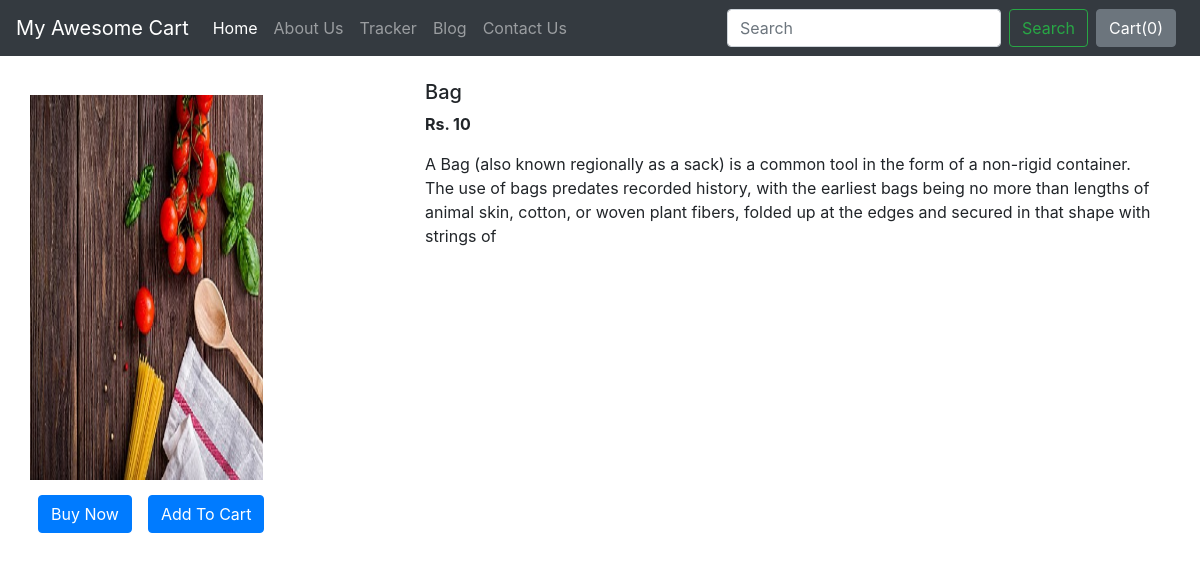
The app's page /shop/products/7 with its own data.
### shop/models.py (models this page shows)
class product(models.Model):
    product_id =models.AutoField
    product_name=models.CharField(max_length=50)
    category=models.CharField(max_length=50,default="")
    subcategory=models.CharField(max_length=50,default="")
    price = models.IntegerField(default=0)
    desc =models.CharField(max_length=300)
    pub_date = models.DateField()
    image=models.ImageField(upload_to="shop/Images",default="")
    def __str__(self):
        return self.product_name

### shop/views.py (the view)
# urls.py: path("products/<int:myid>", views.productView, name="ProductView"),
def productView(request,myid):
    myprod = product.objects.filter(id=myid)
    print(myprod)
    return render(request,'shop/prodView.html',{'product':myprod[0]})

### shop/templates/shop/prodView.html (shortened to what this page needs)
{% extends 'shop/basic.html' %}
{% block body %}
<div class="container my-4">
    <div class="row">
    <div class="col-md-4">
    <div class="row">
       <img src="/media//{{product.image}}" width="233px" height="385px">
    </div>
    <div class="row">
        <button class="btn btn-primary mx-2"> Buy Now</button>
        <button class="btn btn-primary mx-2 "> Add To Cart</button>
    </div>
        </div>
        <div class="col-md-8">
            <h5>{{product.product_name}}</h5>
            <p><b> Rs. {{product.price}}</b></p>
            <p>{{product.desc}}</p>
        </div>
        </div>
</div>
{% endblock %}

### shop/templates/shop/prodView.html (style rules this page uses)
.row { margin-top: 15px; }

### records on screen
product: image (picture), product_name "Bag", price "10", desc "A Bag (also known regionally as a sack) is a common tool in the form of a non-rigid container. The use of bags predates recorded history, with the earliest bags being no more than lengths of animal skin, cotton, or woven plant fibers, folded up at the edges and secured in that shape with strings of"
